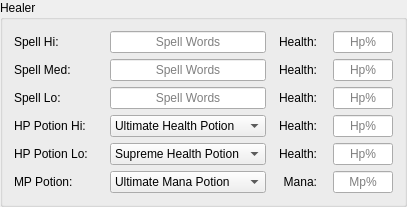
       <widget class="QGroupBox" name="healerGroupBox">
        <property name="sizePolicy">
         <sizepolicy hsizetype="Expanding" vsizetype="Minimum">
          <horstretch>0</horstretch>
          <verstretch>0</verstretch>
         </sizepolicy>
        </property>
        <property name="title">
         <string>Healer</string>
        </property>
        <property name="checkable">
         <bool>false</bool>
        </property>
        <property name="checked">
         <bool>false</bool>
        </property>
        <layout class="QGridLayout" name="gridLayout_2">
         <item row="1" column="3">
          <widget class="QLabel" name="label_5">
           <property name="enabled">
            <bool>true</bool>
           </property>
           <property name="sizePolicy">
            <sizepolicy hsizetype="Fixed" vsizetype="Preferred">
             <horstretch>0</horstretch>
             <verstretch>0</verstretch>
            </sizepolicy>
           </property>
           <property name="minimumSize">
            <size>
             <width>55</width>
             <height>0</height>
            </size>
           </property>
           <property name="maximumSize">
            <size>
             <width>16777215</width>
             <height>16777215</height>
            </size>
           </property>
           <property name="text">
            <string>Health:</string>
           </property>
           <property name="alignment">
            <set>Qt::AlignRight|Qt::AlignTrailing|Qt::AlignVCenter</set>
           </property>
           <property name="indent">
            <number>10</number>
           </property>
          </widget>
         </item>
         <item row="5" column="4">
          <widget class="QLineEdit" name="mpPotionMp">
           <property name="enabled">
            <bool>true</bool>
           </property>
           <property name="sizePolicy">
            <sizepolicy hsizetype="Preferred" vsizetype="Fixed">
             <horstretch>0</horstretch>
             <verstretch>0</verstretch>
            </sizepolicy>
           </property>
           <property name="minimumSize">
            <size>
             <width>60</width>
             <height>0</height>
            </size>
           </property>
           <property name="maximumSize">
            <size>
             <width>60</width>
             <height>16777215</height>
            </size>
           </property>
           <property name="text">
            <string/>
           </property>
           <property name="alignment">
            <set>Qt::AlignCenter</set>
           </property>
           <property name="placeholderText">
            <string>Mp%</string>
           </property>
          </widget>
         </item>
         <item row="0" column="2">
          <widget class="QLineEdit" name="spellHiInput">
           <property name="sizePolicy">
            <sizepolicy hsizetype="Preferred" vsizetype="Fixed">
             <horstretch>0</horstretch>
             <verstretch>0</verstretch>
            </sizepolicy>
           </property>
           <property name="maximumSize">
            <size>
             <width>16777215</width>
             <height>16777215</height>
            </size>
           </property>
           <property name="text">
            <string/>
           </property>
           <property name="alignment">
            <set>Qt::AlignCenter</set>
           </property>
           <property name="placeholderText">
            <string>Spell Words</string>
           </property>
          </widget>
         </item>
         <item row="1" column="0">
          <widget class="QLabel" name="label_6">
           <property name="enabled">
            <bool>true</bool>
           </property>
           <property name="sizePolicy">
            <sizepolicy hsizetype="Minimum" vsizetype="Preferred">
             <horstretch>0</horstretch>
             <verstretch>0</verstretch>
            </sizepolicy>
           </property>
           <property name="minimumSize">
            <size>
             <width>90</width>
             <height>0</height>
            </size>
           </property>
           <property name="maximumSize">
            <size>
             <width>16777215</width>
             <height>16777215</height>
            </size>
           </property>
           <property name="text">
            <string>Spell Med:</string>
           </property>
           <property name="alignment">
            <set>Qt::AlignLeading|Qt::AlignLeft|Qt::AlignVCenter</set>
           </property>
          </widget>
         </item>
         <item row="1" column="4">
          <widget class="QLineEdit" name="spellMedHp">
           <property name="enabled">
            <bool>true</bool>
           </property>
           <property name="sizePolicy">
            <sizepolicy hsizetype="Fixed" vsizetype="Fixed">
             <horstretch>0</horstretch>
             <verstretch>0</verstretch>
            </sizepolicy>
           </property>
           <property name="minimumSize">
            <size>
             <width>60</width>
             <height>0</height>
            </size>
           </property>
           <property name="maximumSize">
            <size>
             <width>60</width>
             <height>16777215</height>
            </size>
           </property>
           <property name="text">
            <string/>
           </property>
           <property name="alignment">
            <set>Qt::AlignCenter</set>
           </property>
           <property name="placeholderText">
            <string>Hp%</string>
           </property>
          </widget>
         </item>
         <item row="5" column="2">
          <widget class="QComboBox" name="mpPotionInput">
           <property name="sizePolicy">
            <sizepolicy hsizetype="Preferred" vsizetype="Fixed">
             <horstretch>0</horstretch>
             <verstretch>0</verstretch>
            </sizepolicy>
           </property>
           <property name="maximumSize">
            <size>
             <width>16777215</width>
             <height>16777215</height>
            </size>
           </property>
           <item>
            <property name="text">
             <string>Ultimate Mana Potion</string>
            </property>
           </item>
           <item>
            <property name="text">
             <string>Ultimate Spirit Potion</string>
            </property>
           </item>
           <item>
            <property name="text">
             <string>Great Mana Potion</string>
            </property>
           </item>
           <item>
            <property name="text">
             <string>Great Spirit Potion</string>
            </property>
           </item>
           <item>
            <property name="text">
             <string>Strong Mana Potion</string>
            </property>
           </item>
           <item>
            <property name="text">
             <string>Mana Potion</string>
            </property>
           </item>
          </widget>
         </item>
         <item row="2" column="0">
          <widget class="QLabel" name="label_9">
           <property name="enabled">
            <bool>true</bool>
           </property>
           <property name="sizePolicy">
            <sizepolicy hsizetype="Minimum" vsizetype="Preferred">
             <horstretch>0</horstretch>
             <verstretch>0</verstretch>
            </sizepolicy>
           </property>
           <property name="minimumSize">
            <size>
             <width>90</width>
             <height>0</height>
            </size>
           </property>
           <property name="maximumSize">
            <size>
             <width>16777215</width>
             <height>16777215</height>
            </size>
           </property>
           <property name="text">
            <string>Spell Lo:</string>
           </property>
           <property name="alignment">
            <set>Qt::AlignLeading|Qt::AlignLeft|Qt::AlignVCenter</set>
           </property>
          </widget>
         </item>
         <item row="3" column="2">
          <widget class="QComboBox" name="hpPotionLoInput">
           <property name="sizePolicy">
            <sizepolicy hsizetype="Preferred" vsizetype="Fixed">
             <horstretch>0</horstretch>
             <verstretch>0</verstretch>
            </sizepolicy>
           </property>
           <property name="maximumSize">
            <size>
             <width>16777215</width>
             <height>16777215</height>
            </size>
           </property>
           <property name="currentIndex">
            <number>2</number>
           </property>
           <item>
            <property name="text">
             <string>Supreme Health Potion</string>
            </property>
           </item>
           <item>
            <property name="text">
             <string>Ultimate Spirit Potion</string>
            </property>
           </item>
           <item>
            <property name="text">
             <string>Ultimate Health Potion</string>
            </property>
           </item>
           <item>
            <property name="text">
             <string>Great Health Potion</string>
            </property>
           </item>
           <item>
            <property name="text">
             <string>Great Spirit Potion</string>
            </property>
           </item>
           <item>
            <property name="text">
             <string>Strong Health Potion</string>
            </property>
           </item>
           <item>
            <property name="text">
             <string>Health Potion</string>
            </property>
           </item>
          </widget>
         </item>
         <item row="5" column="3" alignment="Qt::AlignRight">
          <widget class="QLabel" name="label_12">
           <property name="enabled">
            <bool>true</bool>
           </property>
           <property name="sizePolicy">
            <sizepolicy hsizetype="Preferred" vsizetype="Preferred">
             <horstretch>0</horstretch>
             <verstretch>0</verstretch>
            </sizepolicy>
           </property>
           <property name="minimumSize">
            <size>
             <width>55</width>
             <height>0</height>
            </size>
           </property>
           <property name="maximumSize">
            <size>
             <width>16777215</width>
             <height>16777215</height>
            </size>
           </property>
           <property name="text">
            <string>Mana:</string>
           </property>
           <property name="alignment">
            <set>Qt::AlignRight|Qt::AlignTrailing|Qt::AlignVCenter</set>
           </property>
           <property name="indent">
            <number>10</number>
           </property>
          </widget>
         </item>
         <item row="4" column="0">
          <widget class="QLabel" name="label_14">
           <property name="enabled">
            <bool>true</bool>
           </property>
           <property name="sizePolicy">
            <sizepolicy hsizetype="Minimum" vsizetype="Preferred">
             <horstretch>0</horstretch>
             <verstretch>0</verstretch>
            </sizepolicy>
           </property>
           <property name="minimumSize">
            <size>
             <width>90</width>
             <height>0</height>
            </size>
           </property>
           <property name="maximumSize">
            <size>
             <width>16777215</width>
             <height>16777215</height>
            </size>
           </property>
           <property name="text">
            <string>HP Potion Lo:</string>
           </property>
           <property name="alignment">
            <set>Qt::AlignLeading|Qt::AlignLeft|Qt::AlignVCenter</set>
           </property>
          </widget>
         </item>
         <item row="1" column="2">
          <widget class="QLineEdit" name="spellMedInput">
           <property name="sizePolicy">
            <sizepolicy hsizetype="Preferred" vsizetype="Fixed">
             <horstretch>0</horstretch>
             <verstretch>0</verstretch>
            </sizepolicy>
           </property>
           <property name="maximumSize">
            <size>
             <width>16777215</width>
             <height>16777215</height>
            </size>
           </property>
           <property name="text">
            <string/>
           </property>
           <property name="alignment">
            <set>Qt::AlignCenter</set>
           </property>
           <property name="placeholderText">
            <string>Spell Words</string>
           </property>
          </widget>
         </item>
         <item row="4" column="2">
          <widget class="QComboBox" name="hpPotionHiInput">
           <property name="sizePolicy">
            <sizepolicy hsizetype="Preferred" vsizetype="Fixed">
             <horstretch>0</horstretch>
             <verstretch>0</verstretch>
            </sizepolicy>
           </property>
           <property name="maximumSize">
            <size>
             <width>16777215</width>
             <height>16777215</height>
            </size>
           </property>
           <property name="currentIndex">
            <number>0</number>
           </property>
           <item>
            <property name="text">
             <string>Supreme Health Potion</string>
            </property>
           </item>
           <item>
            <property name="text">
             <string>Ultimate Spirit Potion</string>
            </property>
           </item>
           <item>
            <property name="text">
             <string>Ultimate Health Potion</string>
            </property>
           </item>
           <item>
            <property name="text">
             <string>Great Health Potion</string>
            </property>
           </item>
           <item>
            <property name="text">
             <string>Great Spirit Potion</string>
            </property>
           </item>
           <item>
            <property name="text">
             <string>Strong Health Potion</string>
            </property>
           </item>
           <item>
            <property name="text">
             <string>Health Potion</string>
            </property>
           </item>
          </widget>
         </item>
         <item row="5" column="0" alignment="Qt::AlignLeft">
          <widget class="QLabel" name="label_13">
           <property name="enabled">
            <bool>true</bool>
           </property>
           <property name="sizePolicy">
            <sizepolicy hsizetype="Minimum" vsizetype="Preferred">
             <horstretch>0</horstretch>
             <verstretch>0</verstretch>
            </sizepolicy>
           </property>
           <property name="minimumSize">
            <size>
             <width>90</width>
             <height>0</height>
            </size>
           </property>
           <property name="maximumSize">
            <size>
             <width>16777215</width>
             <height>16777215</height>
            </size>
           </property>
           <property name="text">
            <string>MP Potion:</string>
           </property>
           <property name="alignment">
            <set>Qt::AlignLeading|Qt::AlignLeft|Qt::AlignVCenter</set>
           </property>
          </widget>
         </item>
         <item row="3" column="4">
          <widget class="QLineEdit" name="hpPotionLoHp">
           <property name="enabled">
            <bool>true</bool>
           </property>
           <property name="sizePolicy">
            <sizepolicy hsizetype="Preferred" vsizetype="Fixed">
             <horstretch>0</horstretch>
             <verstretch>0</verstretch>
            </sizepolicy>
           </property>
           <property name="minimumSize">
            <size>
             <width>60</width>
             <height>0</height>
            </size>
           </property>
           <property name="maximumSize">
            <size>
             <width>60</width>
             <height>16777215</height>
            </size>
           </property>
           <property name="text">
            <string/>
           </property>
           <property name="alignment">
            <set>Qt::AlignCenter</set>
           </property>
           <property name="placeholderText">
            <string>Hp%</string>
           </property>
          </widget>
         </item>
         <item row="3" column="0">
          <widget class="QLabel" name="label_11">
           <property name="enabled">
            <bool>true</bool>
           </property>
           <property name="sizePolicy">
            <sizepolicy hsizetype="Minimum" vsizetype="Preferred">
             <horstretch>0</horstretch>
             <verstretch>0</verstretch>
            </sizepolicy>
           </property>
           <property name="minimumSize">
            <size>
             <width>90</width>
             <height>0</height>
            </size>
           </property>
           <property name="maximumSize">
            <size>
             <width>16777215</width>
             <height>16777215</height>
            </size>
           </property>
           <property name="text">
            <string>HP Potion Hi:</string>
           </property>
           <property name="alignment">
            <set>Qt::AlignLeading|Qt::AlignLeft|Qt::AlignVCenter</set>
           </property>
          </widget>
         </item>
         <item row="2" column="3">
          <widget class="QLabel" name="label_8">
           <property name="enabled">
            <bool>true</bool>
           </property>
           <property name="sizePolicy">
            <sizepolicy hsizetype="Preferred" vsizetype="Preferred">
             <horstretch>0</horstretch>
             <verstretch>0</verstretch>
            </sizepolicy>
           </property>
           <property name="minimumSize">
            <size>
             <width>55</width>
             <height>0</height>
            </size>
           </property>
           <property name="maximumSize">
            <size>
             <width>16777215</width>
             <height>16777215</height>
            </size>
           </property>
           <property name="text">
            <string>Health:</string>
           </property>
           <property name="alignment">
            <set>Qt::AlignRight|Qt::AlignTrailing|Qt::AlignVCenter</set>
           </property>
           <property name="indent">
            <number>10</number>
           </property>
          </widget>
         </item>
         <item row="4" column="3" alignment="Qt::AlignRight">
          <widget class="QLabel" name="label_15">
           <property name="enabled">
            <bool>true</bool>
           </property>
           <property name="sizePolicy">
            <sizepolicy hsizetype="Preferred" vsizetype="Preferred">
             <horstretch>0</horstretch>
             <verstretch>0</verstretch>
            </sizepolicy>
           </property>
           <property name="minimumSize">
            <size>
             <width>55</width>
             <height>0</height>
            </size>
           </property>
           <property name="maximumSize">
            <size>
             <width>16777215</width>
             <height>16777215</height>
            </size>
           </property>
           <property name="text">
            <string>Health:</string>
           </property>
           <property name="alignment">
            <set>Qt::AlignRight|Qt::AlignTrailing|Qt::AlignVCenter</set>
           </property>
           <property name="indent">
            <number>10</number>
           </property>
          </widget>
         </item>
         <item row="4" column="4">
          <widget class="QLineEdit" name="hpPotionHiHp">
           <property name="enabled">
            <bool>true</bool>
           </property>
           <property name="sizePolicy">
            <sizepolicy hsizetype="Preferred" vsizetype="Fixed">
             <horstretch>0</horstretch>
             <verstretch>0</verstretch>
            </sizepolicy>
           </property>
           <property name="minimumSize">
            <size>
             <width>60</width>
             <height>0</height>
            </size>
           </property>
           <property name="maximumSize">
            <size>
             <width>60</width>
             <height>16777215</height>
            </size>
           </property>
           <property name="text">
            <string/>
           </property>
           <property name="alignment">
            <set>Qt::AlignCenter</set>
           </property>
           <property name="placeholderText">
            <string>Hp%</string>
           </property>
          </widget>
         </item>
         <item row="0" column="3" alignment="Qt::AlignRight">
          <widget class="QLabel" name="label_2">
           <property name="enabled">
            <bool>true</bool>
           </property>
           <property name="sizePolicy">
            <sizepolicy hsizetype="Preferred" vsizetype="Preferred">
             <horstretch>0</horstretch>
             <verstretch>0</verstretch>
            </sizepolicy>
           </property>
           <property name="minimumSize">
            <size>
             <width>55</width>
             <height>0</height>
            </size>
           </property>
           <property name="maximumSize">
            <size>
             <width>16777215</width>
             <height>16777215</height>
            </size>
           </property>
           <property name="text">
            <string>Health:</string>
           </property>
           <property name="alignment">
            <set>Qt::AlignRight|Qt::AlignTrailing|Qt::AlignVCenter</set>
           </property>
           <property name="margin">
            <number>0</number>
           </property>
           <property name="indent">
            <number>10</number>
           </property>
          </widget>
         </item>
         <item row="2" column="2">
          <widget class="QLineEdit" name="spellLoInput">
           <property name="sizePolicy">
            <sizepolicy hsizetype="Preferred" vsizetype="Fixed">
             <horstretch>0</horstretch>
             <verstretch>0</verstretch>
            </sizepolicy>
           </property>
           <property name="maximumSize">
            <size>
             <width>16777215</width>
             <height>16777215</height>
            </size>
           </property>
           <property name="text">
            <string/>
           </property>
           <property name="alignment">
            <set>Qt::AlignCenter</set>
           </property>
           <property name="placeholderText">
            <string>Spell Words</string>
           </property>
          </widget>
         </item>
         <item row="2" column="4">
          <widget class="QLineEdit" name="spellLoHp">
           <property name="enabled">
            <bool>true</bool>
           </property>
           <property name="sizePolicy">
            <sizepolicy hsizetype="Fixed" vsizetype="Fixed">
             <horstretch>0</horstretch>
             <verstretch>0</verstretch>
            </sizepolicy>
           </property>
           <property name="minimumSize">
            <size>
             <width>60</width>
             <height>0</height>
            </size>
           </property>
           <property name="maximumSize">
            <size>
             <width>60</width>
             <height>16777215</height>
            </size>
           </property>
           <property name="text">
            <string/>
           </property>
           <property name="alignment">
            <set>Qt::AlignCenter</set>
           </property>
           <property name="placeholderText">
            <string>Hp%</string>
           </property>
          </widget>
         </item>
         <item row="3" column="3">
          <widget class="QLabel" name="label_10">
           <property name="enabled">
            <bool>true</bool>
           </property>
           <property name="sizePolicy">
            <sizepolicy hsizetype="Preferred" vsizetype="Preferred">
             <horstretch>0</horstretch>
             <verstretch>0</verstretch>
            </sizepolicy>
           </property>
           <property name="minimumSize">
            <size>
             <width>55</width>
             <height>0</height>
            </size>
           </property>
           <property name="maximumSize">
            <size>
             <width>16777215</width>
             <height>16777215</height>
            </size>
           </property>
           <property name="text">
            <string>Health:</string>
           </property>
           <property name="alignment">
            <set>Qt::AlignRight|Qt::AlignTrailing|Qt::AlignVCenter</set>
           </property>
           <property name="indent">
            <number>10</number>
           </property>
          </widget>
         </item>
         <item row="0" column="0">
          <widget class="QLabel" name="label">
           <property name="enabled">
            <bool>true</bool>
           </property>
           <property name="sizePolicy">
            <sizepolicy hsizetype="Minimum" vsizetype="Preferred">
             <horstretch>0</horstretch>
             <verstretch>0</verstretch>
            </sizepolicy>
           </property>
           <property name="minimumSize">
            <size>
             <width>90</width>
             <height>0</height>
            </size>
           </property>
           <property name="maximumSize">
            <size>
             <width>16777215</width>
             <height>16777215</height>
            </size>
           </property>
           <property name="text">
            <string>Spell Hi:</string>
           </property>
           <property name="alignment">
            <set>Qt::AlignLeading|Qt::AlignLeft|Qt::AlignVCenter</set>
           </property>
          </widget>
         </item>
         <item row="0" column="4">
          <widget class="QLineEdit" name="spellHiHp">
           <property name="enabled">
            <bool>true</bool>
           </property>
           <property name="sizePolicy">
            <sizepolicy hsizetype="Fixed" vsizetype="Fixed">
             <horstretch>0</horstretch>
             <verstretch>0</verstretch>
            </sizepolicy>
           </property>
           <property name="minimumSize">
            <size>
             <width>60</width>
             <height>0</height>
            </size>
           </property>
           <property name="maximumSize">
            <size>
             <width>60</width>
             <height>16777215</height>
            </size>
           </property>
           <property name="text">
            <string/>
           </property>
           <property name="alignment">
            <set>Qt::AlignCenter</set>
           </property>
           <property name="placeholderText">
            <string>Hp%</string>
           </property>
          </widget>
         </item>
        </layout>
       </widget>
